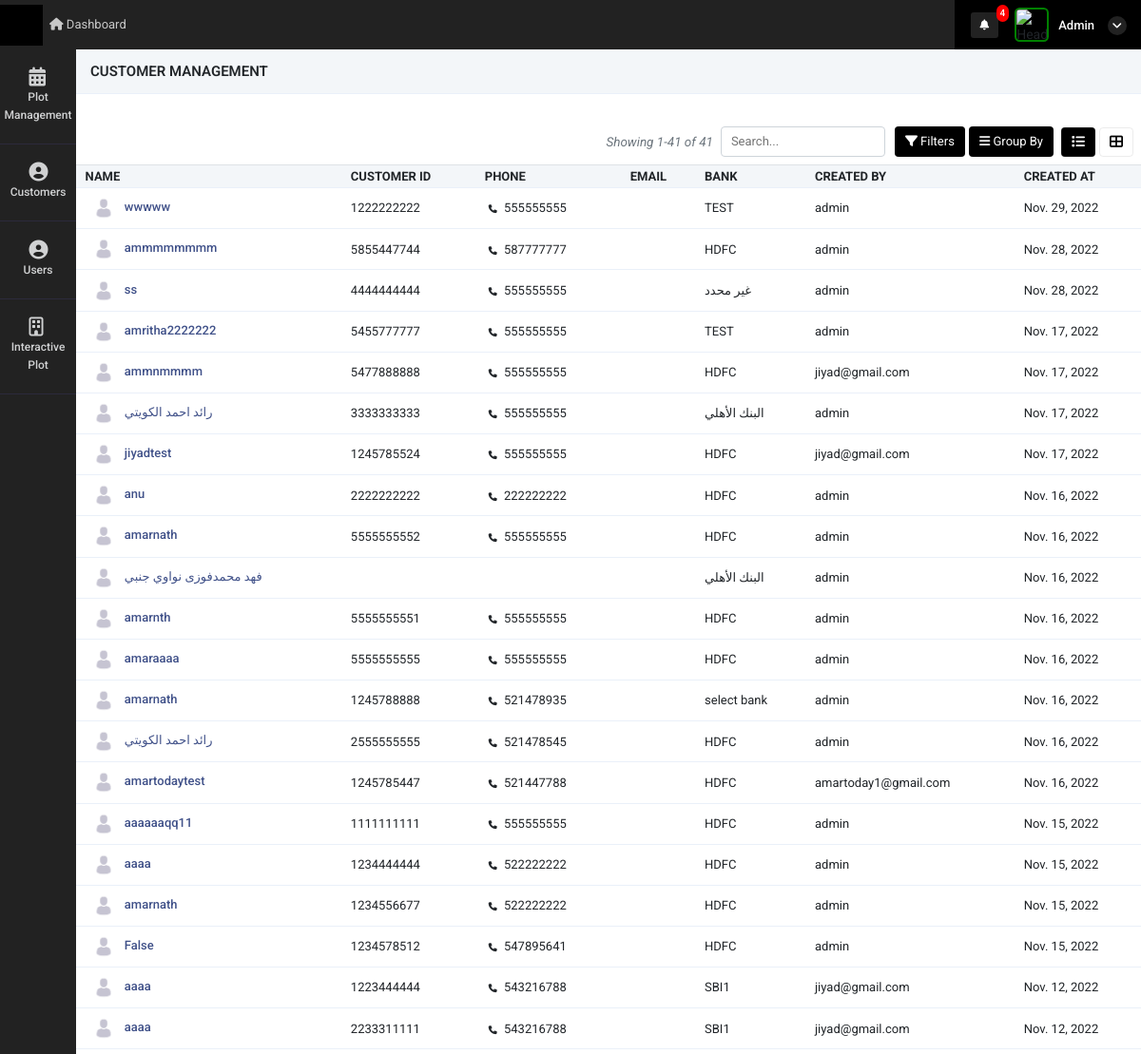
/customer_management (signed in, upper part), run on an earlier commit of the app's database.
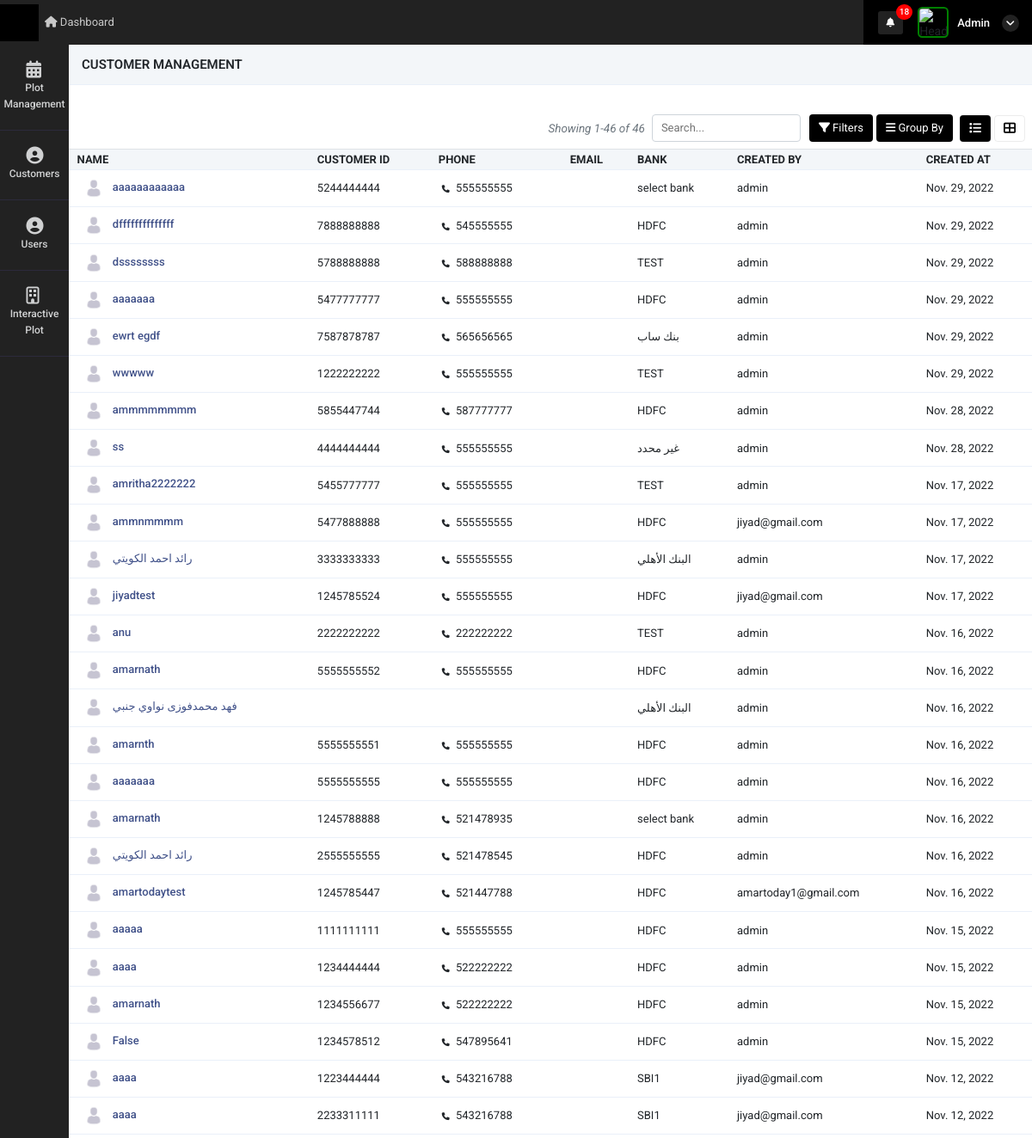
And on a later commit of the database.
### super_admin/models.py (models this page shows)
class common(models.Model):  # COMM0N
    dt = models.DateField(auto_now=True)
    tm = models.TimeField(auto_now=True)
    updated = models.DateTimeField(default=timezone.now)
    status = models.CharField(max_length=255, null=True)
    class Meta:
        abstract = True

class Customer_details(common):
    name =  models.CharField(max_length=255,null=True)
    phone = models.CharField(max_length=255,null=True)
    customer_email = models.CharField(max_length=255,null=True)
    customer_id = models.CharField(max_length=255,null=True)
    bank =  models.CharField(max_length=255,null=True)
    created_by = models.ForeignKey(User,on_delete=models.CASCADE,related_name="Customer_details_created_by", null=True)
    customer_type = models.CharField(max_length=255,choices=customer_comapny_type,null=True)
    company_name =  models.CharField(max_length=255,null=True)
    street1 =  models.CharField(max_length=255,null=True)
    street2 =  models.CharField(max_length=255,null=True)
    city =  models.CharField(max_length=255,null=True)
    satte =  models.CharField(max_length=255,null=True)
    zip =  models.CharField(max_length=255,null=True)
    email =  models.CharField(max_length=255,null=True)
    customer_doc_id = models.FileField(upload_to="customer_document",null=True)
    contract_certi = models.FileField(upload_to="customer_document",null=True)
    tax_certificate  = models.FileField(upload_to="customer_document",null=True)
    other_document = models.FileField(upload_to="customer_document",null=True)
    bank_relation_id = models.ForeignKey(Bank_details,on_delete=models.CASCADE,related_name="Customer_details_Bank_details_id", null=True)
    profile_pic = models.FileField(upload_to="customer_document",null=True)
    customer_doc_id_update_dt = models.DateField(null=True)
    contract_certi_update_dt = models.DateField(null=True)
    tax_certificate_update_dt = models.DateField(null=True)
    other_document_update_dt = models.DateField(null=True)
    customer_doc_id_extesion = models.CharField(max_length=255,null=True)
    contract_certi_extesion = models.CharField(max_length=255,null=True)
    tax_certificate_extesion = models.CharField(max_length=255,null=True)
    other_document_extesion = models.CharField(max_length=255,null=True)
    customer_doc_id_name = models.CharField(max_length=255,null=True)
    contract_certi_name = models.CharField(max_length=255,null=True)
    tax_certificate_name = models.CharField(max_length=255,null=True)
    other_document_name = models.CharField(max_length=255,null=True)

### super_admin/decorators.py (the view, shortened to what this page needs)
        def _wrapped_view(request):
            try:
                uid = user_Details.objects.get(auth_user=request.user.id)
            except:
                pass
            if request.user.is_staff:
                return func(request)
            else:
                return HttpResponse("Invalid")

### super_admin/templatetags/notification.py (called while the page is built, shortened)
@register.filter(name='get_notifications')
def get_notifications(value,args):
    user_dat = User.objects.get(id=value.id)
    st = user_dat.is_superuser
    data_count = ''
    if st == True:
        data_count = user_request_plot.objects.filter(read_status=0).count()
    return data_count

@register.filter(name='get_loginUsernameImage')
def get_loginUsernameImage(value,args):
    user_dat = User.objects.get(id=value.id)
    st = user_dat.is_superuser
    image_url = ''
    if st == True:
        image_url = 'http://10.10.10.119:8000/static/adminicon.jpg'
    else:
        user_data = user_Details.objects.get(auth_user=value.id)
        if user_data.atatchment == '':
            image_url = 'http://10.10.10.119:8000/static/adminicon.jpg'
        else:
            image_url ='../media/'+str(user_data.atatchment)
    return image_url

@register.filter(name='get_nav_permission')
def get_nav_permission(value,args):
    user_dat = User.objects.get(id=value.id)
    st = user_dat.is_superuser
    if st == True:
        return True

### super_admin/templates/super_admin/customer_management.html (shortened to what the changed rows need)
{% extends "super_admin/base10.html" %}
{% load static %}
{% block content %}
<div class="container-fluid mt-4 px-0">
    <div class="tab-content">
        <div class="tab-content contnt" id="demo_result_employee">
        <div class="tab-pane active" id="home1" role="tabpanel">
            <div class="d-flex align-items-center justify-content-between px-2">
                <div class="d-flex align-items-center">
                    <span class="text-muted d-flex align-items-center">
                        <i class="text-muted" style="font-size: 13.5px;">Showing
                            {{ page_obj.start_index }}-{{ page_obj.end_index }} of {{ page_obj.paginator.count }}</i>
                    </span>
                </div>
            </div>
            <div class="tab-content">
                <div class="tab-pane active" id="ho" role="tabpanel">
                    <div class="table-responsive mb-1  mt-2">
                        <table class="table table-nowrap align-middle user_table"  id="orderTable">
                            <thead class="table-light">
                                <tr class="text-uppercase">
                                    <th class="sort" data-sort="customer_name">
                                        Name</th>
                                    <th class="sort" data-sort="date">Customer ID</th>
                                    <th class="sort" data-sort="date">Phone</th>
                                    <th class="sort" data-sort="date">Email</th>
                                    <th class="sort" data-sort="company">
                                        Bank
                                    </th>
                                    <th class="sort" data-sort="company">
                                        Created By
                                    </th>
                                    <th class="sort" data-sort="company">
                                        Created At
                                    </th>
                                </tr>
                            </thead>
                            <tbody class="list form-check-all append_search_result">
                                {% for i in page_obj %}
                                <tr>
                                    {% if i.profile_pic == '' %}
                                    <td class="id"><img style="width:30px;    border-radius: 50%;" src="{% static 'adminicon.jpg' %}" class="m-1"/><a href="customer_more_details?id={{i.id}}"
                                            class="fw-medium link-primary">&nbsp;{{i.name}}</a>
                                    </td>
                                    {% elif i.profile_pic == None %}
                                    <td class="id"><img style="width:30px;    border-radius: 50%;" src="{% static 'adminicon.jpg' %}" class="m-1"/><a href="customer_more_details?id={{i.id}}"
                                        class="fw-medium link-primary">&nbsp;{{i.name}}</a>
                                    </td>
                                    {% else %}
                                    <td class="id"><img style="width:30px;    border-radius: 50%;" src="./media/{{i.profile_pic}}" class="m-1"/><a href="customer_more_details?id={{i.id}}"
                                            class="fw-medium link-primary">&nbsp;{{i.name}}</a>
                                    </td>
                                    {% endif %}
                                    <td>
                                        {% if i.customer_id == None %}
                                        {% else %}
                                        {{i.customer_id}}
                                        {% endif %}
                                    </td>
                                    <td class="customer_name">
                                        {% if i.phone == None %}
                                        {% else %}
                                        <i class="fa fa-phone m-1" style="font-size: 9px;"></i> {{i.phone}}
                                        {% endif %}
                                    </td>
                                    <td>
                                       </td>
                                    <td class="product_name">{{i.bank}}</td>
                                    <td class="date">
                                        {% if i.created_by == None %}
                                        {% else %}
                                        {{i.created_by}}
                                        {% endif %}
                                    </td>
                                    <td>
                                        {{i.dt}}
                                    </td>
                                </tr>
                                {% endfor %}
                            </tbody>
                        </table>
                    </div>
                </div>
            </div>
            <br>
            <br>
        </div>
    </div>
</div>
{% endblock %}

### super_admin/templates/super_admin/base10.html (shortened to what the changed rows need)
<!doctype html>
<html lang="en">
    {% load static %}
    {% load notification %}
<head>
    <link rel="stylesheet" href="{% static 'admin/css/morris.css' %}">
    <link href="{% static 'admin/css/bootstrap.min.css' %}" rel="stylesheet" type="text/css" />
    <link href="{% static 'admin/css/icons.css' %}" rel="stylesheet" type="text/css" />
    <link href="{% static 'admin/css/style.css' %}" rel="stylesheet" type="text/css" />
</head>
<body class="">
    <div id="wrapper">
        <div class="content-page">
            <div class="topbar">
                <div class="navbar-header">
                    <div class="d-flex align-items-center icns">
                        <div class="dropdown topbar-head-dropdown ms-1 header-item">
                            <a href="view_all_activity">
                                <i class="fas fa-bell fs-icn">
                                    <span
                                        class="position-absolute topbar-badge fs-9 translate-middle badge rounded-pill bg-red">{{ request.user|get_notifications:"sss" }}</span></i>
                                    </a>
                        </div>
                        <div class="dropdown header-item topbar-user king button-drpdown">
                            <span class="d-flex align-items-center drpdown-toggle">
                                <span class="text-start ms-xl-2">
                                    <span class="d-none d-xl-inline-block ms-1 fw-medium user-name-text">  {{request.user.username|title}}</span>
                                    <i class="pro-icn fa fa-angle-down"></i>
                                </span>
                            </span>
                        </div>
                    </div>
                </div>
            </div>
            <div class="content">
                {% block content %}
                {% endblock %}
            </div>
        </div>
    </div>
</body>
</html>

What changed in the data, as far as the page shows it:
added Customer_details: name "aaaaaaaaaaaa", customer_id "5244444444", phone "555555555", bank "select bank", created_by "admin", dt "Nov. 29, 2022"
added Customer_details: name "dffffffffffffff", customer_id "7888888888", phone "545555555", bank "HDFC", created_by "admin", dt "Nov. 29, 2022"
added Customer_details: name "dssssssss", customer_id "5788888888", phone "588888888", bank "TEST", created_by "admin", dt "Nov. 29, 2022"
added Customer_details: name "aaaaaaa", customer_id "5477777777", phone "555555555", bank "HDFC", created_by "admin", dt "Nov. 29, 2022"
added Customer_details: name "ewrt egdf", customer_id "7587878787", phone "565656565", bank "بنك ساب", created_by "admin", dt "Nov. 29, 2022"
changed Customer_details "anu": bank "HDFC" → "TEST"
changed Customer_details (number 17 of 27 on the later page): name "amaraaaa" → "aaaaaaa"
changed Customer_details: name "aaaaaaqq11" → "aaaaa"
Also different on the page:
{{ request.user|get_notifications:"sss" }}: "4" → "18"
{{ page_obj.end_index }}: "41" → "46"
{{ page_obj.paginator.count }}: "41" → "46"
